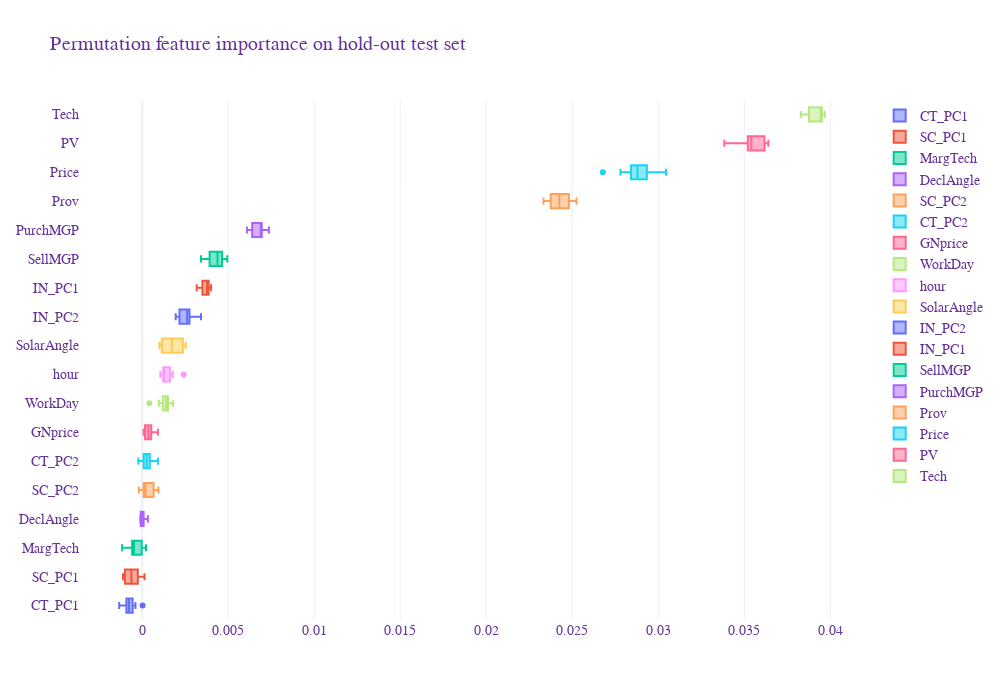
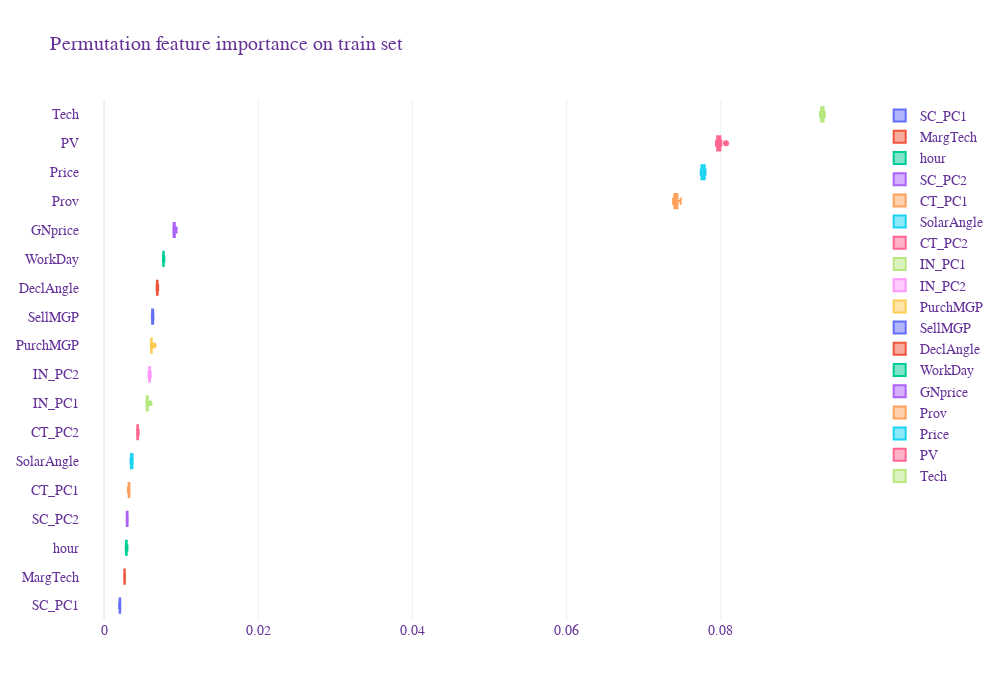

Notebook cell for these charts, in order:
### Code cell
### 3) Feature Importance ###
#------------- Impurity based (depends on impurity used in model training) -------------####
#print(rf_class.feature_importances_)
print(f" There are {len(rf_class.feature_importances_)} features in total") # extra features wrt to train dataset columns are due to encoding
# (need to rebuild the original features to evaluate the importance)

#print(feature_trans.fit_transform(X_train)[0,:])
#print(X_train.iloc[0])
#print("# You see numerical variables are at the end")

def encode_and_bind(original_dataframe, features_to_encode):
    dummies = pd.get_dummies(original_dataframe[features_to_encode])
    res = pd.concat([dummies, original_dataframe], axis=1)
    res = res.drop(features_to_encode, axis=1)
    return(res)
X_train_encoded = encode_and_bind(X_train, categorical_features) # X_train with encoded categorical features

feature_importances = list(zip(X_train_encoded, rf_class.feature_importances_))
# riordino in ordine decrescente di importanza
feature_importances_ranked = sorted(feature_importances, key = lambda x: x[1], reverse = False)
[print('Feature: {:35} Importance: {}'.format(*pair)) for pair in feature_importances_ranked]
# plotting the freature importance (top 20)
feature_names_20 = [i[0] for i in feature_importances_ranked[:20]]
y_ticks = np.arange(0, len(feature_names_20))
x_axis = [i[1] for i in feature_importances_ranked[:20]]
plt.figure(figsize = (10, 14))
plt.barh(feature_names_20, x_axis)   #horizontal barplot
plt.title('Random Forest Feature Importance (Top 20)', fontdict= {'fontname':'Times New Roman','fontsize' : 20})
plt.xlabel('Features',fontdict= {'fontsize' : 16})
plt.show()

###------------ Permutation Feature Importance ------------####
# Hold-out test set
perm_feat_test = permutation_importance(modelCla, X_test, y_test, n_repeats=10, random_state=42, n_jobs=-1)
sorted_idx = perm_feat_test.importances_mean.argsort()
fig = go.Figure()
for i in range(len(sorted_idx)):
    fig.add_trace(go.Box(x=perm_feat_test.importances[sorted_idx[i]].T,name=X_test.columns[sorted_idx[i]]))
#fig.add_trace(go.Box(x=X_test.columns[sorted_idx[1]]))
fig.update_layout(title="Permutation feature importance on hold-out test set",
                  font=dict(family="Times New Roman, monospace",size=14,color="RebeccaPurple"),
                  template="plotly_white", width=1000, height=700)
fig.show()

# Training set
perm_feat_train = permutation_importance(modelCla, X_train, y_train, n_repeats=10,random_state=42, n_jobs=2)
sorted_idx = perm_feat_train.importances_mean.argsort()
fig = go.Figure()
for i in range(len(sorted_idx)):
    fig.add_trace(go.Box(x=perm_feat_train.importances[sorted_idx[i]].T,name=X_test.columns[sorted_idx[i]]))
#fig.add_trace(go.Box(x=X_test.columns[sorted_idx[1]]))
fig.update_layout(title="Permutation feature importance on train set",
                  font=dict(family="Times New Roman, monospace",size=14,color="RebeccaPurple"),
                  template="plotly_white", width=1000, height=700)
fig.show()

### Figure 1 — Plotly figure (JSON) as saved in the notebook; plotly's stock layout.template omitted (floating-point values rounded to 4 significant figures)
{"data": [{"name": "CT_PC1", "type": "box", "x": [-0.001335, -0.0008342, -0.0005561, -0.0003893, 2.781e-05, -0.0005561, -0.0006952, -0.000862, -0.0009176, -0.001112]}, {"name": "SC_PC1", "type": "box", "x": [-0.0005561, -0.001112, -0.0006952, -0.0003893, -0.001112, -0.0009454, -0.001001, -0.0002225, 0.000139, -0.0002503]}, {"name": "MargTech", "type": "box", "x": [-5.561e-05, -0.0005005, 0.0002225, -0.001168, -0.0006674, -0.0004449, -2.781e-05, -0.0005839, 0.0001668, -0.0005005]}, {"name": "DeclAngle", "type": "box", "x": [8.342e-05, 5.561e-05, 0.0001946, 0.0003337, -5.561e-05, -8.342e-05, -0.0001112, -8.342e-05, -2.781e-05, 8.342e-05]}, {"name": "SC_PC2", "type": "box", "x": [8.342e-05, 0.0004449, -0.0001946, -0.000139, 0.0009454, 8.342e-05, 0.0001112, 0.0002781, 0.0006674, 0.0006674]}, {"name": "CT_PC2", "type": "box", "x": [0.0009176, 0.0001112, 0.000862, 0.0003893, 8.342e-05, 0.0002225, -0.0002225, 0.0003059, 8.342e-05, 0.0004449]}, {"name": "GNprice", "type": "box", "x": [0.0004449, 0.0001668, 0.0009176, 0.0005283, 0.0003893, 0.0002781, 0.0005561, 0.0001112, 0.0003337, 8.342e-05]}, {"name": "WorkDay", "type": "box", "x": [0.001502, 0.001474, 0.001307, 0.001224, 0.00178, 0.0004171, 0.001196, 0.0009732, 0.001807, 0.001502]}, {"name": "hour", "type": "box", "x": [0.001613, 0.00114, 0.00178, 0.001251, 0.001057, 0.001224, 0.002419, 0.001251, 0.001224, 0.00139]}, {"name": "SolarAngle", "type": "box", "x": [0.00253, 0.001029, 0.00178, 0.00114, 0.001001, 0.001752, 0.001168, 0.001696, 0.002364, 0.002503]}, {"name": "IN_PC2", "type": "box", "x": [0.002169, 0.002753, 0.002586, 0.002725, 0.001946, 0.001974, 0.00342, 0.002892, 0.002642, 0.002586]}, {"name": "IN_PC1", "type": "box", "x": [0.003976, 0.003754, 0.003865, 0.003782, 0.004004, 0.003587, 0.003782, 0.003448, 0.003504, 0.00317]}, {"name": "SellMGP", "type": "box", "x": [0.00342, 0.003921, 0.004783, 0.004644, 0.004644, 0.00495, 0.003726, 0.004032, 0.004171, 0.004588]}, {"name": "PurchMGP", "type": "box", "x": [0.007285, 0.006841, 0.006896, 0.006924, 0.006952, 0.006396, 0.006952, 0.00609, 0.007369, 0.006173]}, {"name": "Prov", "type": "box", "x": [0.02439, 0.02483, 0.02372, 0.02411, 0.02333, 0.02525, 0.0245, 0.0248, 0.02375, 0.02408]}, {"name": "Price", "type": "box", "x": [0.02881, 0.02934, 0.02898, 0.02878, 0.02934, 0.02678, 0.02878, 0.03045, 0.02842, 0.02781]}, {"name": "PV", "type": "box", "x": [0.03412, 0.03529, 0.03618, 0.0364, 0.03568, 0.03551, 0.0352, 0.03532, 0.0362, 0.03384]}, {"name": "Tech", "type": "box", "x": [0.03829, 0.03951, 0.03943, 0.0384, 0.03968, 0.0389, 0.03876, 0.03949, 0.03946, 0.03968]}], "layout": {"font": {"color": "RebeccaPurple", "family": "Times New Roman, monospace", "size": 14}, "height": 700, "title": {"text": "Permutation feature importance on hold-out test set"}, "width": 1000, "xaxis": {"autorange": true, "range": [-0.003613, 0.04196], "type": "linear"}, "yaxis": {"autorange": true, "range": [-0.5, 17.5], "type": "category"}}}

### Figure 2 — Plotly figure (JSON) as saved in the notebook; plotly's stock layout.template omitted (floating-point values rounded to 4 significant figures)
{"data": [{"name": "SC_PC1", "type": "box", "x": [0.00208, 0.00205, 0.002073, 0.002036, 0.002036, 0.001969, 0.002038, 0.002066, 0.001992, 0.001938]}, {"name": "MargTech", "type": "box", "x": [0.00266, 0.002609, 0.00266, 0.002602, 0.002618, 0.002607, 0.002651, 0.002598, 0.002651, 0.002679]}, {"name": "hour", "type": "box", "x": [0.003005, 0.00287, 0.002917, 0.002814, 0.002812, 0.002877, 0.002935, 0.002798, 0.002856, 0.002875]}, {"name": "SC_PC2", "type": "box", "x": [0.002991, 0.00291, 0.003022, 0.003001, 0.003035, 0.002921, 0.002996, 0.002919, 0.003005, 0.003026]}, {"name": "CT_PC1", "type": "box", "x": [0.003194, 0.003259, 0.003138, 0.003168, 0.003189, 0.00321, 0.00318, 0.00307, 0.003252, 0.003275]}, {"name": "SolarAngle", "type": "box", "x": [0.00359, 0.003413, 0.003478, 0.00359, 0.003473, 0.003676, 0.003571, 0.003548, 0.003685, 0.003657]}, {"name": "CT_PC2", "type": "box", "x": [0.004375, 0.004312, 0.004286, 0.004452, 0.004268, 0.004282, 0.004363, 0.004289, 0.004359, 0.004394]}, {"name": "IN_PC1", "type": "box", "x": [0.005624, 0.005475, 0.005661, 0.005479, 0.005887, 0.005647, 0.00564, 0.005505, 0.005528, 0.005558]}, {"name": "IN_PC2", "type": "box", "x": [0.005934, 0.005894, 0.005749, 0.005826, 0.005913, 0.006027, 0.005826, 0.005964, 0.005801, 0.005875]}, {"name": "PurchMGP", "type": "box", "x": [0.006099, 0.006139, 0.006157, 0.006052, 0.006406, 0.006092, 0.006052, 0.006127, 0.006176, 0.006143]}, {"name": "SellMGP", "type": "box", "x": [0.006215, 0.006327, 0.006362, 0.006185, 0.006271, 0.00622, 0.006376, 0.006341, 0.006201, 0.006344]}, {"name": "DeclAngle", "type": "box", "x": [0.006924, 0.006865, 0.006994, 0.006842, 0.006798, 0.006842, 0.00691, 0.00691, 0.006877, 0.006933]}, {"name": "WorkDay", "type": "box", "x": [0.007718, 0.007676, 0.00765, 0.0078, 0.007681, 0.007653, 0.007676, 0.007646, 0.007616, 0.007713]}, {"name": "GNprice", "type": "box", "x": [0.009153, 0.009302, 0.009127, 0.008999, 0.009109, 0.009106, 0.008974, 0.009125, 0.008978, 0.009377]}, {"name": "Prov", "type": "box", "x": [0.07438, 0.07381, 0.07444, 0.0748, 0.07402, 0.07385, 0.07403, 0.07397, 0.07402, 0.07405]}, {"name": "Price", "type": "box", "x": [0.07749, 0.07771, 0.07802, 0.07792, 0.0779, 0.07785, 0.07748, 0.0774, 0.07776, 0.078]}, {"name": "PV", "type": "box", "x": [0.07965, 0.08068, 0.07995, 0.08008, 0.07989, 0.07939, 0.07941, 0.07966, 0.07991, 0.07954]}, {"name": "Tech", "type": "box", "x": [0.0935, 0.09325, 0.09288, 0.09316, 0.09342, 0.09325, 0.09302, 0.09294, 0.09335, 0.09333]}], "layout": {"font": {"color": "RebeccaPurple", "family": "Times New Roman, monospace", "size": 14}, "height": 700, "title": {"text": "Permutation feature importance on train set"}, "width": 1000, "xaxis": {"autorange": true, "range": [-0.003149, 0.09859], "type": "linear"}, "yaxis": {"autorange": true, "range": [-0.5, 17.5], "type": "category"}}}
